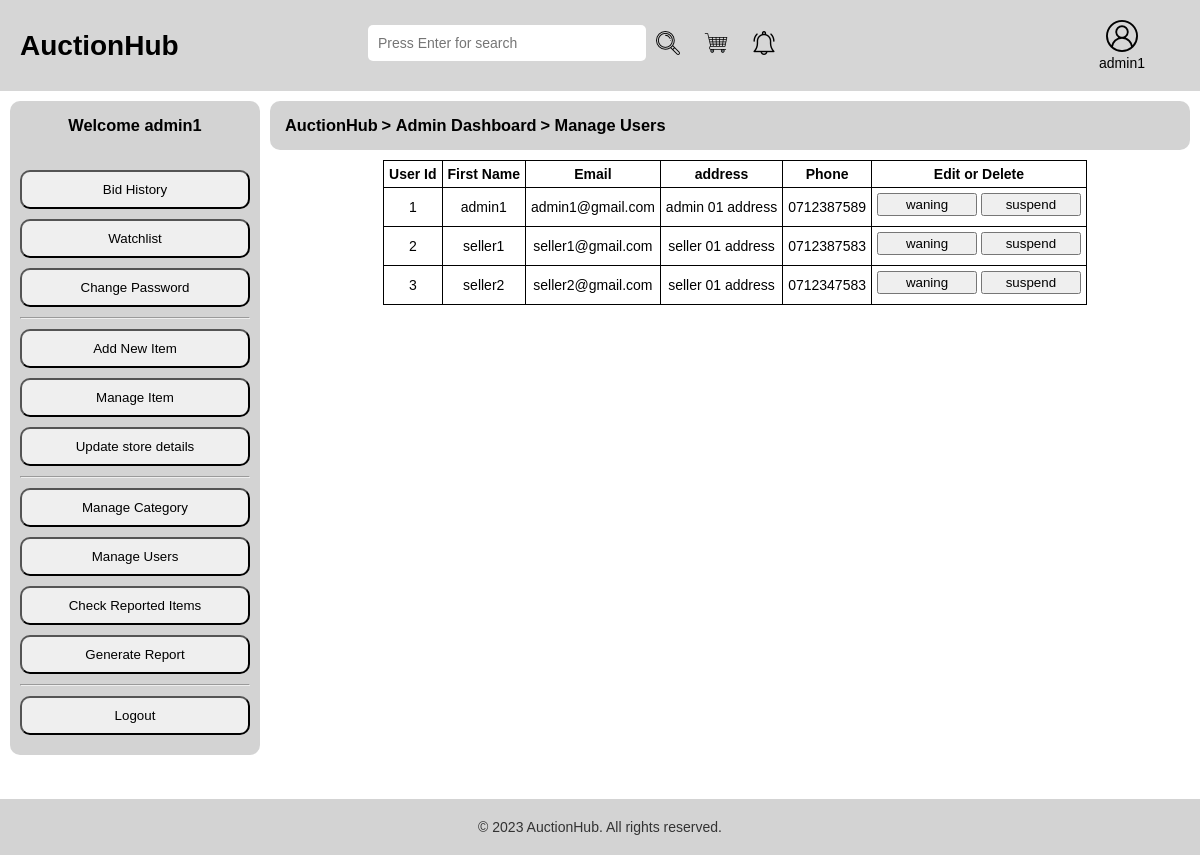
The page /manage-users.php (signed in) on the database its author committed.
### tables this page shows
CREATE TABLE `users` (
  `user_id` int(11) NOT NULL,
  `first_name` varchar(30) NOT NULL,
  `last_name` varchar(30) NOT NULL,
  `email` varchar(255) NOT NULL,
  `dob` date NOT NULL,
  `phone` varchar(20) NOT NULL,
  `gender` varchar(20) NOT NULL,
  `address` varchar(255) NOT NULL,
  `registration_date` date NOT NULL,
  `is_bidder` tinyint(4) NOT NULL,
  `is_seller` tinyint(4) NOT NULL,
  `is_admin` tinyint(4) NOT NULL,
  `password` varchar(255) NOT NULL
);

### manage-users.php (the view, shortened to what this page needs)
<?php require_once('inc/config.php'); ?>
<?php
	$item = '';
	$sql = "SELECT * FROM users";
	$result = $con->query($sql);
	while($row = $result->fetch_assoc()){
		$item.="<tr>";
		$item.="<td>{$row['user_id']}</td>";
		$item.="<td>{$row['first_name']}</td>";
		$item.="<td>{$row['email']}</td>";
		$item.="<td>{$row['address']}</td>";
		$item.="<td>{$row['phone']}</td>";
		$item.="<td><a href='edit-category.php?user_id={$row['user_id']}'><button class='btnT'>waning</button></a> <a href='delete-category.php?user_id={$row['user_id']}'  onclick='return confirm(\"Are You sure to delete this category\")';> <button class='btnT'>suspend</button></a></td>";
		$item.="</tr>";
	}
?>
<!DOCTYPE html>
<html>
<head>
	<link rel="stylesheet" type="text/css" href="css/main.css">
</head>
<body>
	<?php require_once('inc/header.php');?>
	<div class="content">
		<div class="side-bar">
			<?php
				if($_SESSION['is_admin']==1 && $_SESSION['is_seller']==1 && $_SESSION['is_bidder']==1){
					require_once('inc/admin-side-bar.php');
				}else if($_SESSION['is_seller']==1 && $_SESSION['is_bidder']==1){
					require_once('inc/seller-side-bar.php');
				}else if($_SESSION['is_bidder']==1){
					require_once('inc/bidder-side-bar.php');
				}
			?>
		</div>
		<div class="top-bar">
			<h3><a href="index.php">AuctionHub</a></h3>
			<h3> > </h3>
			<?php
				if($_SESSION['is_admin']==1 && $_SESSION['is_seller']==1 && $_SESSION['is_bidder']==1){
					echo "<h3><a href='admin-dashboard.php'>Admin Dashboard</a></h3>";
				}else if($_SESSION['is_seller']==1 && $_SESSION['is_bidder']==1){
					echo "<h3><a href='seller-dashboard.php'>Seller Dashboard</a></h3>";
				}else if($_SESSION['is_bidder']==1){
					echo "<h3><a href='bidder-dashboard.php'>Bidder Dashboard</a></h3>";
				}
			?>
			<h3> > </h3>
			<h3><a href="manage-category.php">Manage Users</a></h3>
		</div>
		<div class="container">
			<table class="item-list">
				<tr>
					<th>User Id</th>
					<th>First Name</th`>
					<th>Email</th`>
					<th>address</th`>
					<th>Phone</th`>
					<th>Edit or Delete</th>
				</tr>
				<?php echo $item;?>
			</table>
		</div>
	<?php require 'inc/footer.php'; ?>
</body>
</html>

### css/main.css (style rules this page uses)
* { margin: 0; padding: 0; box-sizing: border-box; text-decoration: none; color: black; }
body { font-family: Arial, "helvetica Neue", Helvetica, sans-serif; font-size: 14px; }
body { position: relative; min-height: 100vh; margin: 0; padding-bottom: 100px; }
.content { overflow: hidden; }
.content .side-bar { overflow: hidden; width: 250px; float: left; background-color: lightgray; border-radius: 10px; margin-right: 10px; text-align: center; padding: 10px; margin-left: 10px; margin-top: 10px; }
.content .top-bar { overflow: hidden; background-color: lightgray; padding: 15px; border-radius: 10px; margin-bottom: 10px; margin-top: 10px; margin-right: 10px; }
.content .top-bar h3 { display: inline; }
.container { overflow: hidden; text-align: center; }
.container table { margin: auto; }
table { border-collapse: collapse; }
table th , table td { border: 1px solid black; padding: 5px; }
.container .btnT { width: 100px; padding: 2px; margin-bottom: 5px; }

### rows shown on the page
users: user_id "1", first_name "admin1", email "admin1@gmail.com", address "admin 01 address", phone "0712387589"
users: user_id "2", first_name "seller1", email "seller1@gmail.com", address "seller 01 address", phone "0712387583"
users: user_id "3", first_name "seller2", email "seller2@gmail.com", address "seller 01 address", phone "0712347583"

### other values the page prints
$_SESSION['first_name'] "admin1"
